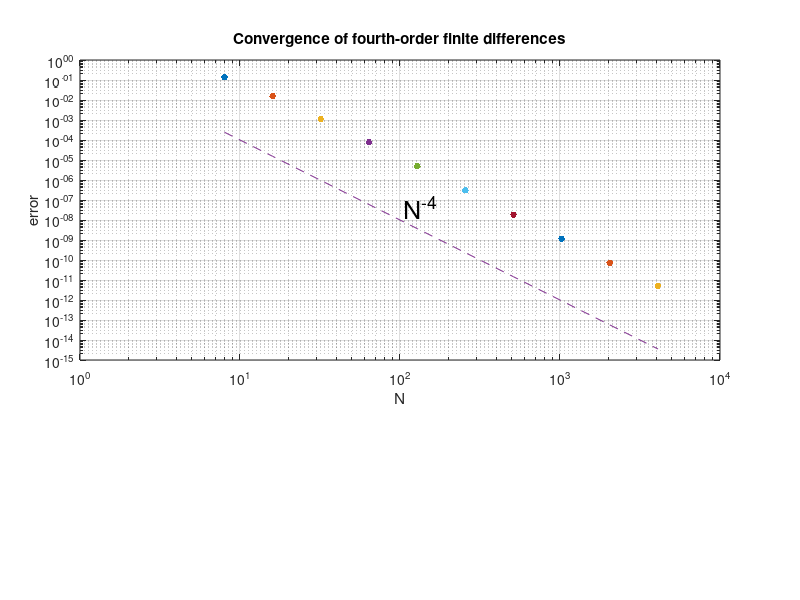

Write the MATLAB code that produced this figure.
% p1.m - convergence of fourth-order finite differences

% For various N, set up grid in [-pi,pi] and function u(x):
  Nvec = 2.^(3:12);
  clf, subplot('position',[.1 .4 .8 .5])
  for N = Nvec
    h = 2*pi/N; x = -pi + (1:N)'*h;
    u = exp(sin(x)); uprime = cos(x).*u;

    % Construct sparse fourth-order differentiation matrix:
    e = ones(N,1);
    D =   sparse(1:N,[2:N 1],2*e/3,N,N)...
        - sparse(1:N,[3:N 1 2],e/12,N,N);
    D = (D-D')/h;

    % Plot max(abs(D*u-uprime)):
    error = norm(D*u-uprime,inf);
    loglog(N,error,'.','markersize',15), hold on
  end
  grid on, xlabel N, ylabel error
  title('Convergence of fourth-order finite differences')
  semilogy(Nvec,Nvec.^(-4),'--') 
  text(105,5e-8,'N^{-4}','fontsize',18)
